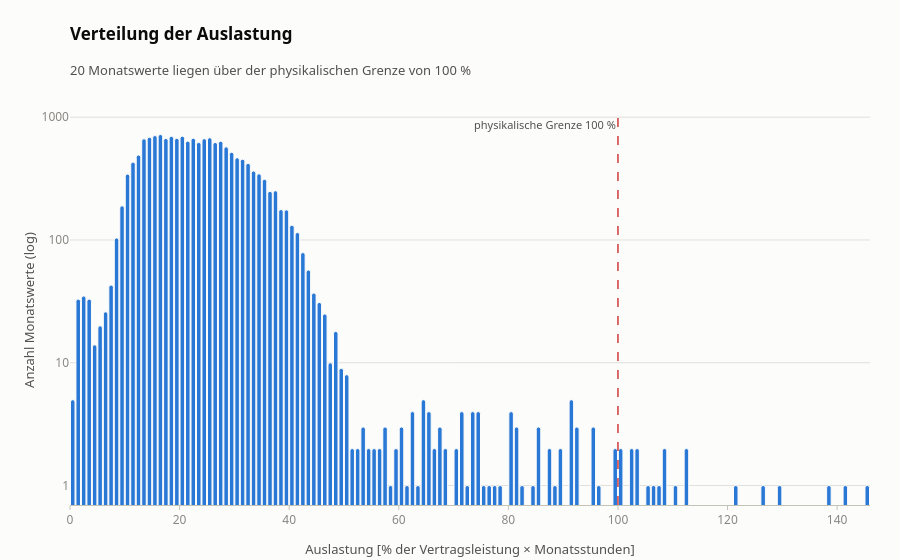

The notebook cell this image was saved under:
### Markdown cell above
### 1.2 Plausibilität der Zielgröße: Auslastung über 100 %?

`auslastung_prozent` setzt den Monatsverbrauch ins Verhältnis zum physikalischen Maximum
(Vertragsleistung × Stunden des Monats). Werte über 100 % sind **unmöglich**.

### Code cell
fig = px.histogram(df, x="auslastung_prozent", nbins=150,
                   color_discrete_sequence=[viz.SERIE[0]])
ueber = df["auslastung_prozent"] > 100
viz.stil(fig, "Verteilung der Auslastung",
         f"{ueber.sum()} Monatswerte liegen über der physikalischen Grenze von 100 %",
         x_titel="Auslastung (% der Vertragsleistung × Monatsstunden)",
         y_titel="Anzahl Monatswerte")
viz.schwellwert(fig, 100, "physikalische Grenze 100 %", achse="x")
viz.log_achse(fig, dtick=1, title_text="Anzahl Monatswerte (log)")
fig.update_layout(bargap=HIST_GAP)
viz.hover_pro_marke(fig)
fig.show()

df.loc[ueber, ["zaehler_id", "monat", "kundentyp", "vertragsleistung_kw",
               "verbrauch_kwh", "auslastung_prozent"]].sort_values("auslastung_prozent",
                                                                   ascending=False).head(8)

### Figure 1 — Plotly figure (JSON) as saved in the notebook; plotly's stock layout.template omitted (floating-point values rounded to 4 significant figures; data arrays with more than 128 entries replaced by an {"elided": "..."} marker saying what was removed)
{"data": [{"bingroup": "x", "hovertemplate": "auslastung_prozent=%{x}<br>count=%{y}<extra></extra>", "legendgroup": "", "marker": {"color": "#2a78d6", "pattern": {"shape": ""}}, "name": "", "nbinsx": 150, "orientation": "v", "showlegend": false, "type": "histogram", "x": {"elided": "16800 float values"}, "xaxis": "x", "yaxis": "y"}], "layout": {"annotations": [{"font": {"color": "#52514e", "size": 11}, "showarrow": false, "text": "physikalische Grenze 100 %", "x": 100, "xanchor": "right", "xref": "x", "y": 1, "yanchor": "top", "yref": "y domain"}], "bargap": 0.06, "barmode": "relative", "hovermode": "closest", "legend": {"title": {"text": ""}, "tracegroupgap": 0}, "shapes": [{"line": {"color": "#d03b3b", "dash": "dash", "width": 1.5}, "type": "line", "x0": 100, "x1": 100, "xref": "x", "y0": 0, "y1": 1, "yref": "y domain"}], "showlegend": false, "title": {"subtitle": {"text": "20 Monatswerte liegen über der physikalischen Grenze von 100 %"}, "text": "Verteilung der Auslastung"}, "xaxis": {"anchor": "y", "domain": [0.0, 1.0], "title": {"text": "Auslastung [% der Vertragsleistung × Monatsstunden]"}}, "yaxis": {"anchor": "x", "domain": [0.0, 1.0], "dtick": 1, "title": {"text": "Anzahl Monatswerte (log)"}, "type": "log"}}}
